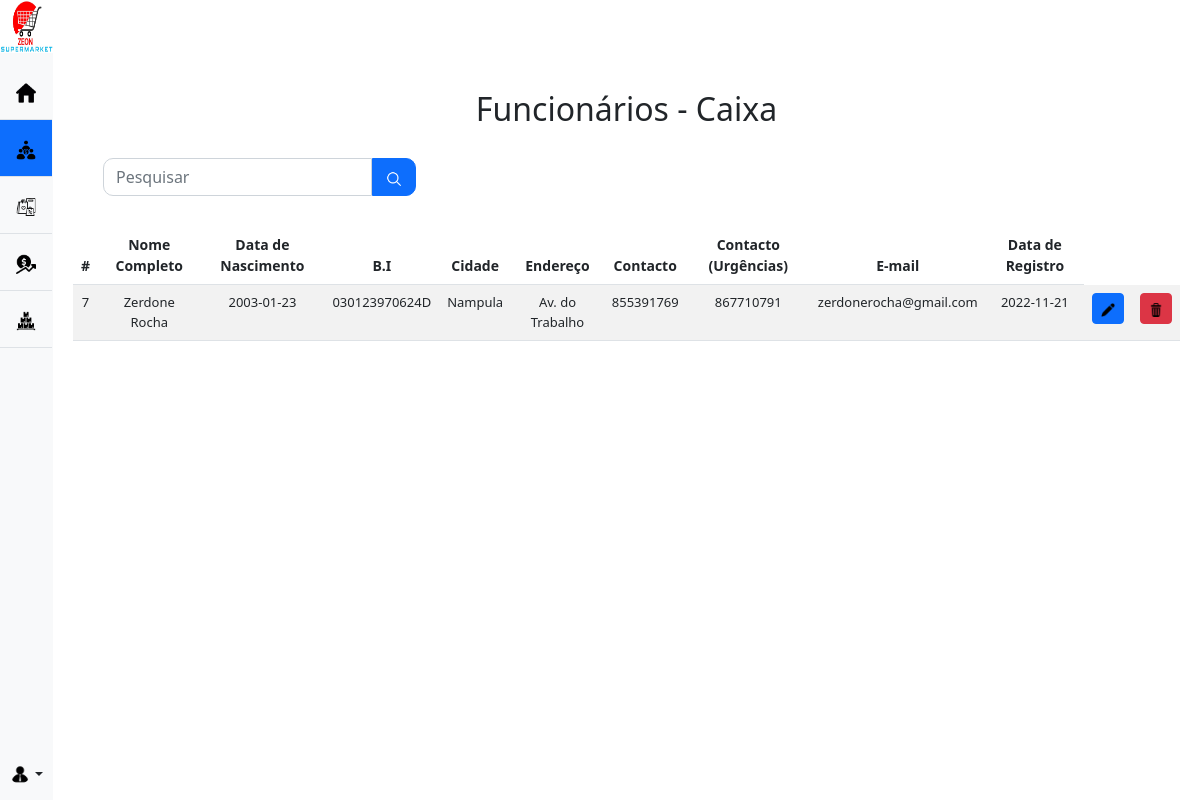
Page /manager/caixa.php (signed in) on the committed database.
### tables this page shows
CREATE TABLE `caixa` (
  `id_caixa` int(11) NOT NULL,
  `nome_completo` varchar(50) NOT NULL,
  `data_nascimento` date NOT NULL,
  `nr_bi` varchar(13) NOT NULL,
  `cidade` varchar(20) NOT NULL,
  `endereco` varchar(50) NOT NULL,
  `cell` int(9) NOT NULL,
  `cell_emergencia` int(9) NOT NULL,
  `email` varchar(50) NOT NULL,
  `senha` varchar(32) NOT NULL,
  `data_registro` date NOT NULL
);

### manager/caixa.php (the view, shortened to what this page needs)
<?php
include_once('../connect.php');
if (!empty($_GET['search'])) {
    $data = $_GET['search'];
    $sql = "SELECT * FROM caixa WHERE id_caixa LIKE '$data' or nome_completo LIKE '%$data%' or cidade LIKE '%$data%' ORDER BY id_caixa DESC";
}else{
    $sql = "SELECT * FROM caixa ORDER BY id_caixa DESC";
}
$result = $mysqli->query($sql);
?>
<!DOCTYPE html>
<html lang="en">
<head>
    <link href="../css/bootstrap.min.css" rel="stylesheet">
</head>
<body>
    <main class="d-flex flex-nowrap">
        <div class="d-flex flex-column flex-shrink-0 bg-light text-center" style="width: 3.5%; min-width: 53px;">
            <ul class="nav nav-pills nav-flush mb-auto">
                <li class="nav-item">
                        <img src="../icon/logo.jpg" style="width: 53px; height: 53px; margin-bottom:10px">
                </li>
                <li class="nav-item">
                    <a href="homepage_gestor.php" class="nav-link py-3 border-bottom rounded-0" aria-current="page" data-bs-toggle="tooltip" data-bs-placement="right" aria-label="Home" data-bs-original-title="Home">
                        <img src="../icon/home0.png" style="width: 20px; height: 20px;">
                    </a>
                </li>
                <li class="nav-item">
                    <a href="collabs.php" class="nav-link active py-3 border-bottom rounded-0" aria-current="page" data-bs-toggle="tooltip" data-bs-placement="right" aria-label="Colaboradores" data-bs-original-title="Colaboradores">
                        <img src="../icon/collabs.png" style="width: 20px; height: 20px;">
                    </a>
                </li>
                <li class="nav-item">
                    <a href="produtos.php" class="nav-link py-3 border-bottom rounded-0" aria-current="page" data-bs-toggle="tooltip" data-bs-placement="right" aria-label="Produtos" data-bs-original-title="Produtos">
                        <img src="../icon/produtos.png" style="width: 20px; height: 20px;">
                    </a>
                </li>
                <li class="nav-item">
                    <a href="vendas.php" class="nav-link py-3 border-bottom rounded-0" aria-current="page" data-bs-toggle="tooltip" data-bs-placement="right" aria-label="Vendas" data-bs-original-title="Vendas">
                        <img src="../icon/venda.png" style="width: 20px; height: 20px;">
                    </a>
                </li>
                <li class="nav-item">
                    <a href="stock.php" class="nav-link py-3 border-bottom rounded-0" aria-current="page" data-bs-toggle="tooltip" data-bs-placement="right" aria-label="Estoque" data-bs-original-title="Estoque">
                        <img src="../icon/stock.png" style="width: 20px; height: 20px;">
                    </a>
                </li>
            </ul>
            <div class="dropdown">
                <a href="#" class="d-flex align-items-center justify-content-center p-3 link-dark text-decoration-none dropdown-toggle" data-bs-toggle="dropdown" aria-expanded="false">
                    <img src="../icon/gestor.png" style="width: 20px; height: 20px;" class="rounded-circle">
                </a>
            </div>
        </div>
        <div class="text-center" style="width: 100vw; height: 100%; min-height: 100vh;">
            <h2 style="margin-top: 90px;">Funcionários - Caixa</h2>
            <div class="box-search" style="display: flex; justify-content:left; margin: 30px 20px 30px 50px;">
                <input type="search" class="form-control w-25" id="pesquisar" placeholder="Pesquisar" style="border-radius: 10px 0 0 10px;">
                <button onclick="searchData()" class="btn btn-primary" style="border-radius: 0 10px 10px 0"><img src="../icon/lupa.png" height=18 width=18></button>
            </div>
            <div class="bd-example-snippet bd-code-snippet" style="margin: 30px 20px 30px 20px;">
                <div class="bd-example text-center">
                    <table class="table table-striped">
                        <thead style="font-size: 14px">
                            <tr>
                                <th scope="col">#</th>
                                <th scope="col">Nome Completo</th>
                                <th scope="col">Data de Nascimento</th>
                                <th scope="col">B.I</th>
                                <th scope="col">Cidade</th>
                                <th scope="col">Endereço</th>
                                <th scope="col">Contacto</th>
                                <th scope="col">Contacto (Urgências)</th>
                                <th scope="col">E-mail</th>
                                <th scope="col">Data de Registro</th>
                            </tr>
                        </thead>
                        <tbody style="font-size: 13px">
                            <?php
                            while ($caixa_data = mysqli_fetch_assoc($result)) {
                                echo "<tr>";
                                echo "<td>" . $caixa_data['id_caixa'] . "</td>";
                                echo "<td>" . $caixa_data['nome_completo'] . "</td>";
                                echo "<td>" . $caixa_data['data_nascimento'] . "</td>";
                                echo "<td>" . $caixa_data['nr_bi'] . "</td>";
                                echo "<td>" . $caixa_data['cidade'] . "</td>";
                                echo "<td>" . $caixa_data['endereco'] . "</td>";
                                echo "<td>" . $caixa_data['cell'] . "</td>";
                                echo "<td>" . $caixa_data['cell_emergencia'] . "</td>";
                                echo "<td>" . $caixa_data['email'] . "</td>";
                                echo "<td>" . $caixa_data['data_registro'] . "</td>";
                                echo "<td>
                                    <a class='btn btn-sm btn-primary' href='edicao/editar_caixa.php?id_caixa=$caixa_data[id_caixa]'><img src='../icon/edit.png' width=14 height:14></a>
                                </td>";
                                echo "<td>
                                    <a class='btn btn-sm btn-danger' href='edicao/delete_caixa.php?id_caixa=$caixa_data[id_caixa]'><img src='../icon/lixeira.png' width=14 height:14></a>
                                </td>";
                                echo "</tr>";
                            }
                            ?>
                        </tbody>
                    </table>
                </div>
            </div>
        </div>
    </main>
</body>
</html>

### rows in the picture
caixa: id_caixa "7", nome_completo "Zerdone Rocha", data_nascimento "2003-01-23", nr_bi "030123970624D", cidade "Nampula", endereco "Av. do Trabalho", cell "855391769", cell_emergencia "867710791", email "zerdonerocha@gmail.com", data_registro "2022-11-21"
